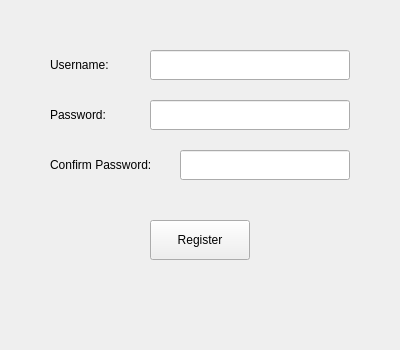
<?xml version="1.0" encoding="utf-8"?>
<ui version="4.0">
	<class>RegisterWindow</class>
	<widget class="QWidget" name="RegisterWindow">
		<property name="geometry">
			<rect>
				<x>0</x>
				<y>0</y>
				<width>400</width>
				<height>350</height>
			</rect>
		</property>
		<property name="windowTitle">
			<string>Register</string>
		</property>
		<widget class="QLabel" name="label_username">
			<property name="text">
				<string>Username:</string>
			</property>
			<property name="geometry">
				<rect>
					<x>50</x>
					<y>50</y>
					<width>80</width>
					<height>30</height>
				</rect>
			</property>
		</widget>
		<widget class="QLineEdit" name="usernameEdit">
			<property name="geometry">
				<rect>
					<x>150</x>
					<y>50</y>
					<width>200</width>
					<height>30</height>
				</rect>
			</property>
		</widget>
		<widget class="QLabel" name="label_password">
			<property name="text">
				<string>Password:</string>
			</property>
			<property name="geometry">
				<rect>
					<x>50</x>
					<y>100</y>
					<width>80</width>
					<height>30</height>
				</rect>
			</property>
		</widget>
		<widget class="QLineEdit" name="passwordEdit">
			<property name="geometry">
				<rect>
					<x>150</x>
					<y>100</y>
					<width>200</width>
					<height>30</height>
				</rect>
			</property>
			<property name="echoMode">
				<enum>QLineEdit::Password</enum>
			</property>
		</widget>
		<widget class="QLabel" name="label_confirmPassword">
			<property name="text">
				<string>Confirm Password:</string>
			</property>
			<property name="geometry">
				<rect>
					<x>50</x>
					<y>150</y>
					<width>120</width>
					<height>30</height>
				</rect>
			</property>
		</widget>
		<widget class="QLineEdit" name="confirmPasswordEdit">
			<property name="geometry">
				<rect>
					<x>180</x>
					<y>150</y>
					<width>170</width>
					<height>30</height>
				</rect>
			</property>
			<property name="echoMode">
				<enum>QLineEdit::Password</enum>
			</property>
		</widget>
		<widget class="QPushButton" name="registerButton">
			<property name="text">
				<string>Register</string>
			</property>
			<property name="geometry">
				<rect>
					<x>150</x>
					<y>220</y>
					<width>100</width>
					<height>40</height>
				</rect>
			</property>
		</widget>
	</widget>
	<resources/>
	<connections/>
</ui>
